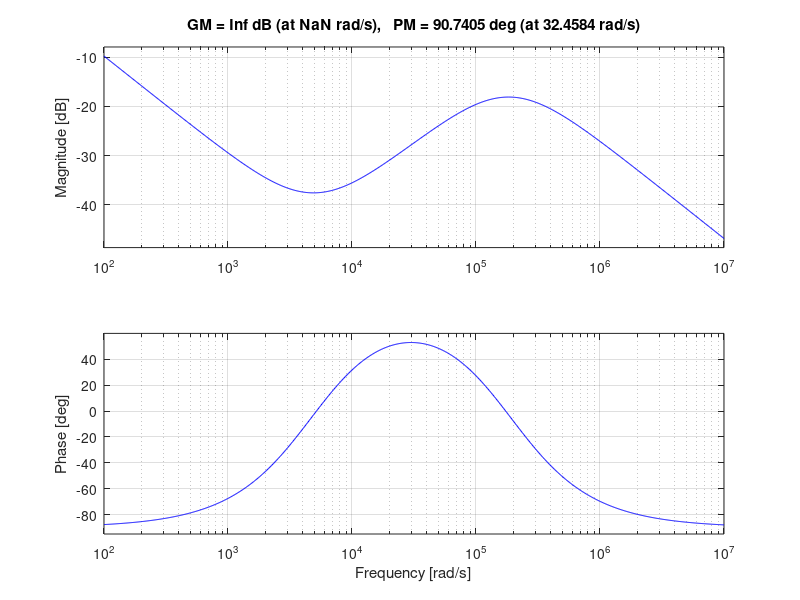

Recreate this plot in MATLAB.
%code of Bode plot of forward converter
num2 = [4.183564e-8 4.09075e-4 1];
den2 = [9.15585e-13 3.3591499e-7 3.081e-2 0];
Compensator = tf(num2,den2);
margin(Compensator)